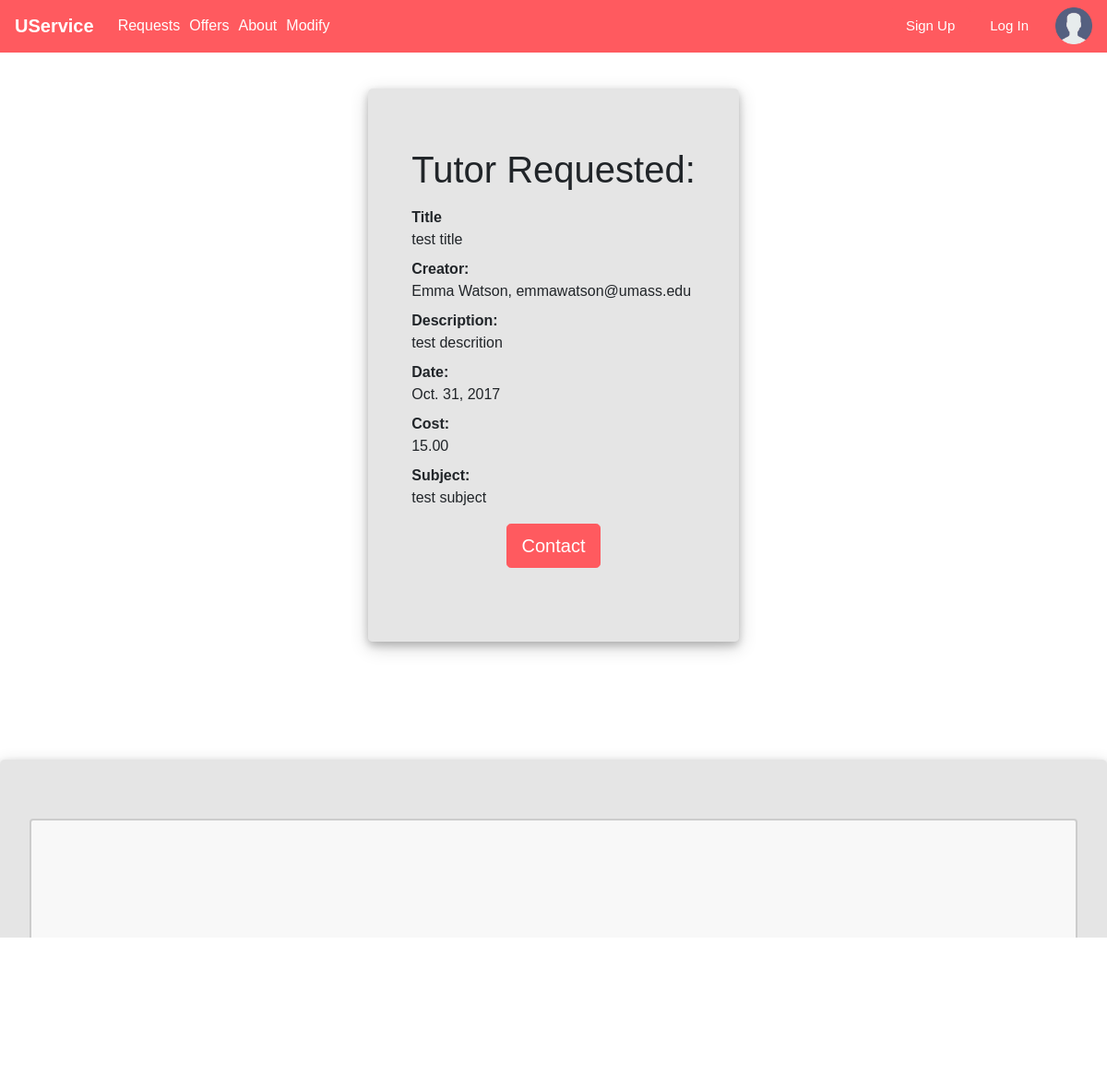
Page /USERVICE/tutorDetail/2 on the earlier database version.
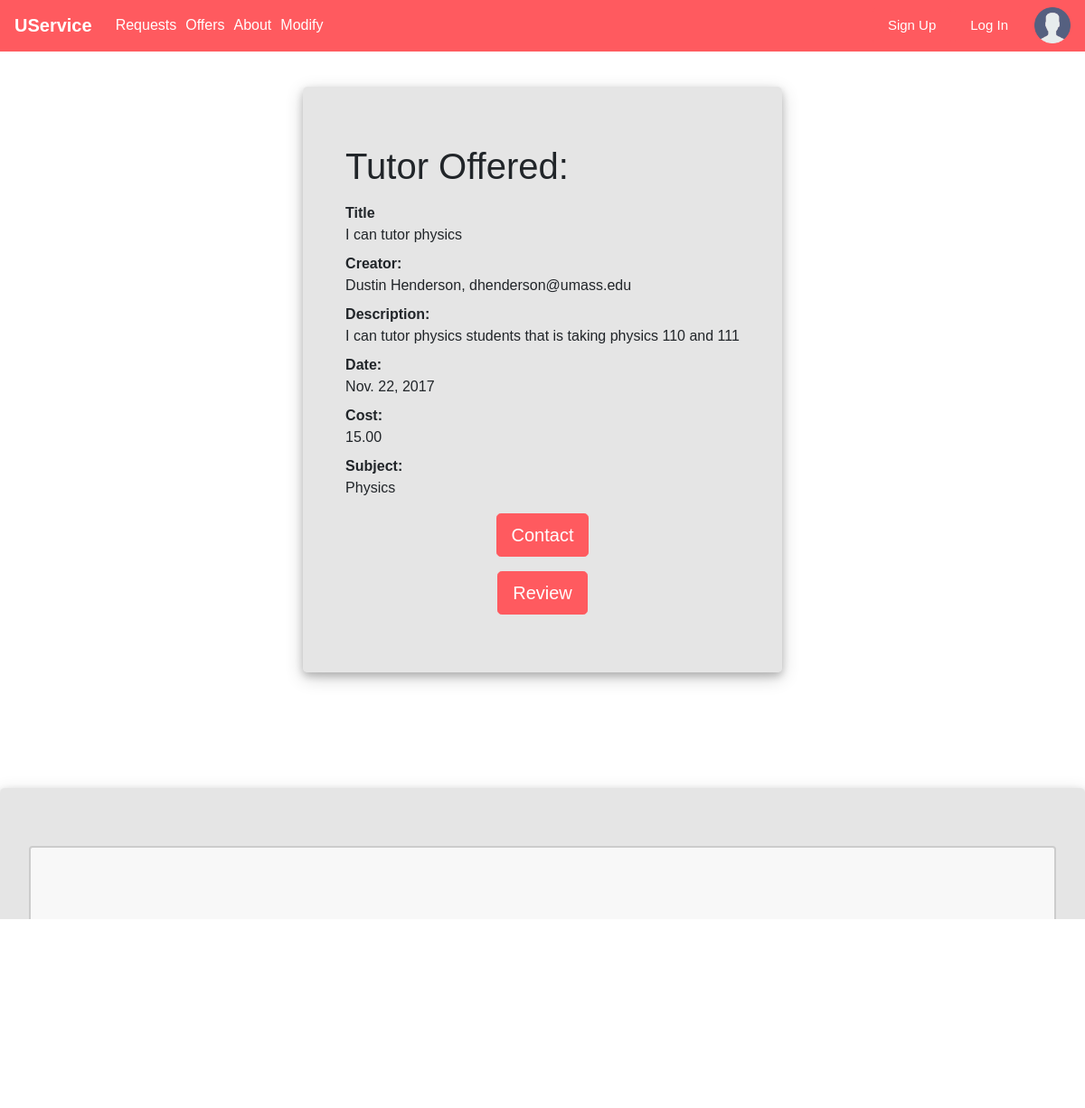
Same page on the later database version.
### USERVICE/models.py (models this page shows, shortened)
class Tutor(models.Model):
    title = models.CharField(max_length=200, help_text="Enter a tutor service title" )
    creator = models.ForeignKey(Profile, on_delete=models.SET_NULL, null=True)
    description = models.TextField(max_length=1000, help_text = "Enter a brief description of the tutor")
    date = models.DateField(null=True, blank=True)
    cost = models.DecimalField(max_digits=6, decimal_places=2, help_text="Enter the of each tutor session")
    subject = models.TextField(max_length=100, help_text="Enter the subject")
    request = models.BooleanField(default=False)
    offer = models.BooleanField(default=False)

class Profile(models.Model):
    user = models.ForeignKey(User, on_delete=models.SET_NULL, null=True)
    review = models.CharField(max_length=500, help_text="Review")
    RATING = (
        ('vb', 'Very Bad'),
        ('b', 'Bad'),
        ('g', 'Good'),
        ('vg', 'Very Good'),
    )
    rating = models.CharField(max_length=1, choices=RATING, blank=True, default='vb', help_text='Rate Me')
    def __str__(self):
        return '%s' % (self.user)

class User(models.Model):
    name = models.CharField(max_length=100, help_text="Name")
    email = models.CharField(max_length=100, help_text="Email")
    password = models.CharField(max_length=10, help_text="Password")
    def __str__(self):
        return '%s, %s' % (self.name, self.email)

### USERVICE/views.py (the view)
# urls.py: url(r'^tutorDetail/(?P<pk>\d+)$', views.tutorDetailView.as_view(), name='tutor-Detail'),
class tutorDetailView(generic.DetailView):
    model=Tutor
    context_object_name="tutor"
    template_name='displayTemplate/tutorDetail.html'

### USERVICE/templates/displayTemplate/tutorDetail.html (shortened to what this page needs)
{% extends "base_generic.html" %}
{% block extra_head %}
{% load static %}
<link rel="stylesheet" href="{% static 'css/details.css' %}">
{% endblock %}
{% block content %}
    <div class="row">
      <div class="jumbotron">
        <div class="container">
          {% if tutor.offer %}
          <h1 class="text-left">Tutor Offered:</h1>
          {%else%}
          <h1 class="text-left">Tutor Requested:</h1>
          {%endif%}
        <dl class="dl-horizontal">
          <dt>Title</dt>
          <dd>{{tutor.title}}</dd>
          <dt>Creator:</dt>
          <dd>{{tutor.creator}}</dd>
          <dt>Description:</dt>
          <dd>{{tutor.description}}</dd>
          <dt>Date:</dt>
          <dd>{{tutor.date}}</dd>
          <dt>Cost:</dt>
          <dd>{{tutor.cost}}</dd>
          <dt>Subject: </dt>
          <dd>{{tutor.subject}}</dd>
        </dl>
        </div>
        <div class="text-center">
        <button type="button" class="btn btn-lg">Contact</button>
        </div>
        {% if tutor.offer %}
        <div class="text-center">
        <button type="button" class="btn btn-lg">Review</button>
      </div>
        {%endif%}
      </div>
    </div>
    <div class="jumbotron">
      <input id="input" type="text">
      <div class="text-right">
      <button type="submit" class="btn btn-lg">Submit Comment</button>
    </div>
  </div>
{% endblock %}

Differences in the rows shown:
changed Tutor: offer False → True (drawn); title "test title" → "I can tutor physics"; creator "Emma Watson, emmawatson@umass.edu" → "Dustin Henderson, dhenderson@umass.edu"; description "test descrition" → "I can tutor physics students that is taking physics 110 and 111"; date "Oct. 31, 2017" → "Nov. 22, 2017"; subject "test subject" → "Physics"
Other differences:
text no longer shown: "Tutor Requested:"
text now shown: "Tutor Offered: Review"
